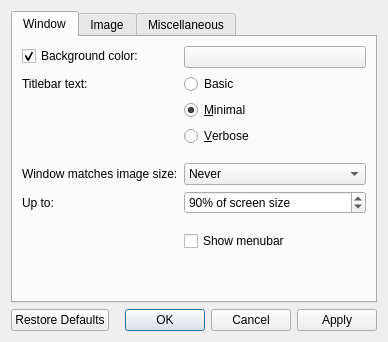
<?xml version="1.0" encoding="UTF-8"?>
<ui version="4.0">
 <class>QVOptionsDialog</class>
 <widget class="QDialog" name="QVOptionsDialog">
  <property name="windowModality">
   <enum>Qt::NonModal</enum>
  </property>
  <property name="geometry">
   <rect>
    <x>0</x>
    <y>0</y>
    <width>388</width>
    <height>342</height>
   </rect>
  </property>
  <property name="windowTitle">
   <string>qView Options</string>
  </property>
  <layout class="QVBoxLayout" name="verticalLayout">
   <item>
    <widget class="QTabWidget" name="tabWidget">
     <property name="focusPolicy">
      <enum>Qt::NoFocus</enum>
     </property>
     <property name="currentIndex">
      <number>0</number>
     </property>
     <widget class="QWidget" name="window">
      <property name="layoutDirection">
       <enum>Qt::LeftToRight</enum>
      </property>
      <attribute name="title">
       <string>Window</string>
      </attribute>
      <layout class="QFormLayout" name="formLayout">
       <item row="0" column="0">
        <widget class="QCheckBox" name="bgColorCheckbox">
         <property name="text">
          <string>Background color:</string>
         </property>
         <property name="checked">
          <bool>true</bool>
         </property>
         <property name="tristate">
          <bool>false</bool>
         </property>
        </widget>
       </item>
       <item row="0" column="1">
        <widget class="QPushButton" name="bgColorButton">
         <property name="enabled">
          <bool>true</bool>
         </property>
         <property name="sizePolicy">
          <sizepolicy hsizetype="Minimum" vsizetype="Fixed">
           <horstretch>0</horstretch>
           <verstretch>0</verstretch>
          </sizepolicy>
         </property>
         <property name="focusPolicy">
          <enum>Qt::NoFocus</enum>
         </property>
         <property name="text">
          <string/>
         </property>
         <property name="autoDefault">
          <bool>true</bool>
         </property>
         <property name="default">
          <bool>false</bool>
         </property>
         <property name="flat">
          <bool>false</bool>
         </property>
        </widget>
       </item>
       <item row="1" column="0">
        <widget class="QLabel" name="label">
         <property name="toolTip">
          <string>Changes the amount of information displayed in the titlebar</string>
         </property>
         <property name="text">
          <string>Titlebar text:</string>
         </property>
        </widget>
       </item>
       <item row="1" column="1">
        <widget class="QRadioButton" name="titlebarRadioButton0">
         <property name="text">
          <string>Basic</string>
         </property>
        </widget>
       </item>
       <item row="2" column="1">
        <widget class="QRadioButton" name="titlebarRadioButton1">
         <property name="text">
          <string>&amp;Minimal</string>
         </property>
         <property name="checked">
          <bool>true</bool>
         </property>
        </widget>
       </item>
       <item row="3" column="1">
        <widget class="QRadioButton" name="titlebarRadioButton2">
         <property name="text">
          <string>&amp;Verbose</string>
         </property>
        </widget>
       </item>
       <item row="7" column="0">
        <widget class="QLabel" name="label_6">
         <property name="toolTip">
          <string>Control when the window should resize to fit the image's actual size</string>
         </property>
         <property name="text">
          <string>Window matches image size:</string>
         </property>
        </widget>
       </item>
       <item row="7" column="1">
        <widget class="QComboBox" name="windowResizeComboBox">
         <property name="toolTip">
          <string>Control when the window should resize to fit the image's actual size</string>
         </property>
         <item>
          <property name="text">
           <string>Never</string>
          </property>
         </item>
         <item>
          <property name="text">
           <string>When launching</string>
          </property>
         </item>
         <item>
          <property name="text">
           <string>When opening images</string>
          </property>
         </item>
        </widget>
       </item>
       <item row="8" column="0">
        <widget class="QLabel" name="maxWindowResizeLabel">
         <property name="toolTip">
          <string>Control the maximum size for the window to resize to when matching the image's actual size</string>
         </property>
         <property name="text">
          <string>Up to:</string>
         </property>
        </widget>
       </item>
       <item row="9" column="1">
        <spacer name="horizontalSpacer_3">
         <property name="orientation">
          <enum>Qt::Horizontal</enum>
         </property>
         <property name="sizeHint" stdset="0">
          <size>
           <width>40</width>
           <height>5</height>
          </size>
         </property>
        </spacer>
       </item>
       <item row="10" column="1">
        <widget class="QCheckBox" name="menubarCheckbox">
         <property name="text">
          <string>Show menubar</string>
         </property>
        </widget>
       </item>
       <item row="6" column="1">
        <spacer name="horizontalSpacer_4">
         <property name="orientation">
          <enum>Qt::Horizontal</enum>
         </property>
         <property name="sizeHint" stdset="0">
          <size>
           <width>40</width>
           <height>5</height>
          </size>
         </property>
        </spacer>
       </item>
       <item row="8" column="1">
        <widget class="QSpinBox" name="maxWindowResizeSpinBox">
         <property name="suffix">
          <string>% of screen size</string>
         </property>
         <property name="minimum">
          <number>10</number>
         </property>
         <property name="maximum">
          <number>100</number>
         </property>
         <property name="singleStep">
          <number>5</number>
         </property>
         <property name="value">
          <number>90</number>
         </property>
        </widget>
       </item>
      </layout>
     </widget>
     <widget class="QWidget" name="image">
      <attribute name="title">
       <string>Image</string>
      </attribute>
      <layout class="QFormLayout" name="formLayout_4">
       <item row="0" column="0">
        <widget class="QLabel" name="label_2">
         <property name="text">
          <string>Scaling:</string>
         </property>
        </widget>
       </item>
       <item row="0" column="1">
        <widget class="QCheckBox" name="filteringCheckbox">
         <property name="toolTip">
          <string>Turn this off to see individual pixels</string>
         </property>
         <property name="text">
          <string>Bilinear filtering</string>
         </property>
         <property name="checked">
          <bool>true</bool>
         </property>
        </widget>
       </item>
       <item row="1" column="1">
        <widget class="QCheckBox" name="scalingCheckbox">
         <property name="toolTip">
          <string>Images appear aliased (having jagged edges) without this, but it is faster</string>
         </property>
         <property name="text">
          <string>Image scaling</string>
         </property>
         <property name="checked">
          <bool>true</bool>
         </property>
        </widget>
       </item>
       <item row="2" column="1">
        <widget class="QCheckBox" name="scalingTwoCheckbox">
         <property name="toolTip">
          <string>Choose whether or not the image continues to be scaled when zooming above the window size (can be laggier with large images)</string>
         </property>
         <property name="text">
          <string>Scaling above window size</string>
         </property>
         <property name="checked">
          <bool>true</bool>
         </property>
        </widget>
       </item>
       <item row="4" column="0">
        <widget class="QLabel" name="label_3">
         <property name="toolTip">
          <string>The amount to zoom every scroll wheel click</string>
         </property>
         <property name="text">
          <string>Zoom amount:</string>
         </property>
        </widget>
       </item>
       <item row="4" column="1">
        <widget class="QSpinBox" name="scaleFactorSpinBox">
         <property name="toolTip">
          <string>The amount to zoom every scroll wheel click</string>
         </property>
         <property name="suffix">
          <string notr="true">%</string>
         </property>
         <property name="minimum">
          <number>1</number>
         </property>
         <property name="maximum">
          <number>200</number>
         </property>
         <property name="singleStep">
          <number>5</number>
         </property>
         <property name="value">
          <number>25</number>
         </property>
        </widget>
       </item>
       <item row="5" column="1">
        <widget class="QCheckBox" name="scrollZoomsCheckbox">
         <property name="toolTip">
          <string>Choose whether scrolling zooms or moves the image (alternative can be accessed at any time by holding ctrl/cmd)</string>
         </property>
         <property name="text">
          <string>Scrolling zooms</string>
         </property>
         <property name="checked">
          <bool>true</bool>
         </property>
        </widget>
       </item>
       <item row="6" column="1">
        <spacer name="horizontalSpacer">
         <property name="orientation">
          <enum>Qt::Horizontal</enum>
         </property>
         <property name="sizeHint" stdset="0">
          <size>
           <width>40</width>
           <height>5</height>
          </size>
         </property>
        </spacer>
       </item>
       <item row="8" column="1">
        <widget class="QCheckBox" name="pastActualSizeCheckbox">
         <property name="toolTip">
          <string>Stop the image from going past its actual size when resizing the window - you can still zoom past it though</string>
         </property>
         <property name="text">
          <string>Image resizes past actual size</string>
         </property>
         <property name="checked">
          <bool>true</bool>
         </property>
        </widget>
       </item>
       <item row="7" column="1">
        <widget class="QComboBox" name="cropModeComboBox">
         <property name="sizePolicy">
          <sizepolicy hsizetype="Preferred" vsizetype="Preferred">
           <horstretch>0</horstretch>
           <verstretch>0</verstretch>
          </sizepolicy>
         </property>
         <property name="toolTip">
          <string>Ignores select sides of an image when fitting to window (some sides will extend beyond the window boundaries)</string>
         </property>
         <item>
          <property name="text">
           <string>Fit whole image</string>
          </property>
         </item>
         <item>
          <property name="text">
           <string>Fit height</string>
          </property>
         </item>
         <item>
          <property name="text">
           <string>Fit width</string>
          </property>
         </item>
        </widget>
       </item>
       <item row="7" column="0">
        <widget class="QLabel" name="cropModeLabel">
         <property name="toolTip">
          <string>Ignores select sides of an image when fitting to window (some sides will extend beyond the window boundaries)</string>
         </property>
         <property name="text">
          <string>On window resize:</string>
         </property>
        </widget>
       </item>
       <item row="3" column="1">
        <spacer name="horizontalSpacer_2">
         <property name="orientation">
          <enum>Qt::Horizontal</enum>
         </property>
         <property name="sizeHint" stdset="0">
          <size>
           <width>40</width>
           <height>5</height>
          </size>
         </property>
        </spacer>
       </item>
      </layout>
     </widget>
     <widget class="QWidget" name="misc">
      <attribute name="title">
       <string>Miscellaneous</string>
      </attribute>
      <layout class="QFormLayout" name="formLayout_3">
       <item row="0" column="0">
        <widget class="QLabel" name="label_4">
         <property name="text">
          <string>Slideshow direction</string>
         </property>
        </widget>
       </item>
       <item row="0" column="1">
        <widget class="QComboBox" name="slideshowDirectionComboBox">
         <item>
          <property name="text">
           <string>Forward</string>
          </property>
         </item>
         <item>
          <property name="text">
           <string>Backward</string>
          </property>
         </item>
        </widget>
       </item>
       <item row="1" column="0">
        <widget class="QLabel" name="label_5">
         <property name="text">
          <string>Slideshow timer:</string>
         </property>
        </widget>
       </item>
       <item row="1" column="1">
        <widget class="QSpinBox" name="slideshowTimerSpinBox">
         <property name="suffix">
          <string> sec</string>
         </property>
         <property name="minimum">
          <number>1</number>
         </property>
         <property name="maximum">
          <number>999</number>
         </property>
         <property name="value">
          <number>5</number>
         </property>
        </widget>
       </item>
       <item row="3" column="1">
        <widget class="QCheckBox" name="loopFoldersCheckbox">
         <property name="toolTip">
          <string>Controls whether or not qView should go back to the first item after reaching the end of a folder</string>
         </property>
         <property name="text">
          <string>Loop through folders</string>
         </property>
         <property name="checked">
          <bool>true</bool>
         </property>
        </widget>
       </item>
       <item row="2" column="1">
        <spacer name="horizontalSpacer_5">
         <property name="orientation">
          <enum>Qt::Horizontal</enum>
         </property>
         <property name="sizeHint" stdset="0">
          <size>
           <width>40</width>
           <height>5</height>
          </size>
         </property>
        </spacer>
       </item>
      </layout>
     </widget>
    </widget>
   </item>
   <item>
    <widget class="QDialogButtonBox" name="buttonBox">
     <property name="focusPolicy">
      <enum>Qt::NoFocus</enum>
     </property>
     <property name="orientation">
      <enum>Qt::Horizontal</enum>
     </property>
     <property name="standardButtons">
      <set>QDialogButtonBox::Apply|QDialogButtonBox::Cancel|QDialogButtonBox::Ok|QDialogButtonBox::RestoreDefaults</set>
     </property>
    </widget>
   </item>
  </layout>
 </widget>
 <resources/>
 <connections>
  <connection>
   <sender>buttonBox</sender>
   <signal>rejected()</signal>
   <receiver>QVOptionsDialog</receiver>
   <slot>reject()</slot>
   <hints>
    <hint type="sourcelabel">
     <x>325</x>
     <y>332</y>
    </hint>
    <hint type="destinationlabel">
     <x>286</x>
     <y>274</y>
    </hint>
   </hints>
  </connection>
  <connection>
   <sender>buttonBox</sender>
   <signal>accepted()</signal>
   <receiver>QVOptionsDialog</receiver>
   <slot>accept()</slot>
   <hints>
    <hint type="sourcelabel">
     <x>257</x>
     <y>332</y>
    </hint>
    <hint type="destinationlabel">
     <x>157</x>
     <y>274</y>
    </hint>
   </hints>
  </connection>
 </connections>
</ui>
